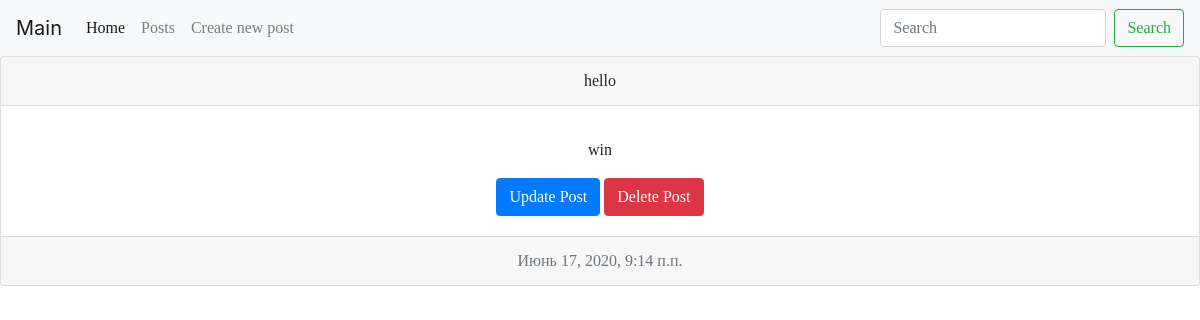
The page /post/8/ on the database its author committed.
### blog/models.py (models this page shows, shortened)
class Post(models.Model):
    author = models.ForeignKey(settings.AUTH_USER_MODEL, on_delete=models.CASCADE, db_index=True)
    title = models.CharField(max_length=200, db_index=True)
    text = models.TextField()
    created_date = models.DateTimeField(default=timezone.now)
    published_date = models.DateTimeField(blank=True, null=True, auto_now_add=True)
    def get_absolute_url(self):
        return reverse('post_detail_url', kwargs={'pip': self.pk})
    def get_update_url(self):
        return reverse('post_update_url', kwargs={'pip': self.pk})
    def get_delete_url(self):
        return reverse('post_delete_url', kwargs={'pip': self.pk})

### blog/views.py (the view)
# urls.py: path('post/<int:pip>/', PostDetail.as_view(), name='post_detail_url'),
class PostDetail(ObjectDetailMixin, View):
    model = Post
    template = 'blog/post_detail.html'

### blog/utils.py (called while the page is built)
    def get(self, request, pip):
        obj = get_object_or_404(self.model, pk=pip)
        return render(request, self.template, context={self.model.__name__.lower(): obj})

### blog/templates/blog/post_detail.html (shortened to what this page needs)
{% extends 'index.html' %}
{% block content %}
<div class="card text-center">
    <div class="card-header">
        {{ post.title }}
    </div>
    <div class="card-body">
        <p class="card-text">{{ post.text }}</p>
        <a href="{{ post.get_update_url }}" class="btn btn-primary">Update Post</a>
        <a href="{{ post.get_delete_url }}" class="btn btn-danger">Delete Post</a>
    </div>
    <div class="card-footer text-muted">
        {{ post.published_date }}
    </div>
</div>
{%endblock%}

### static/css/base.css (style rules this page uses)
div { font-family: 'Balsamiq Sans', cursive; }

### rows shown on the page
Post: title "hello", text "win", published_date "Июнь 17, 2020, 9:14 п.п."
